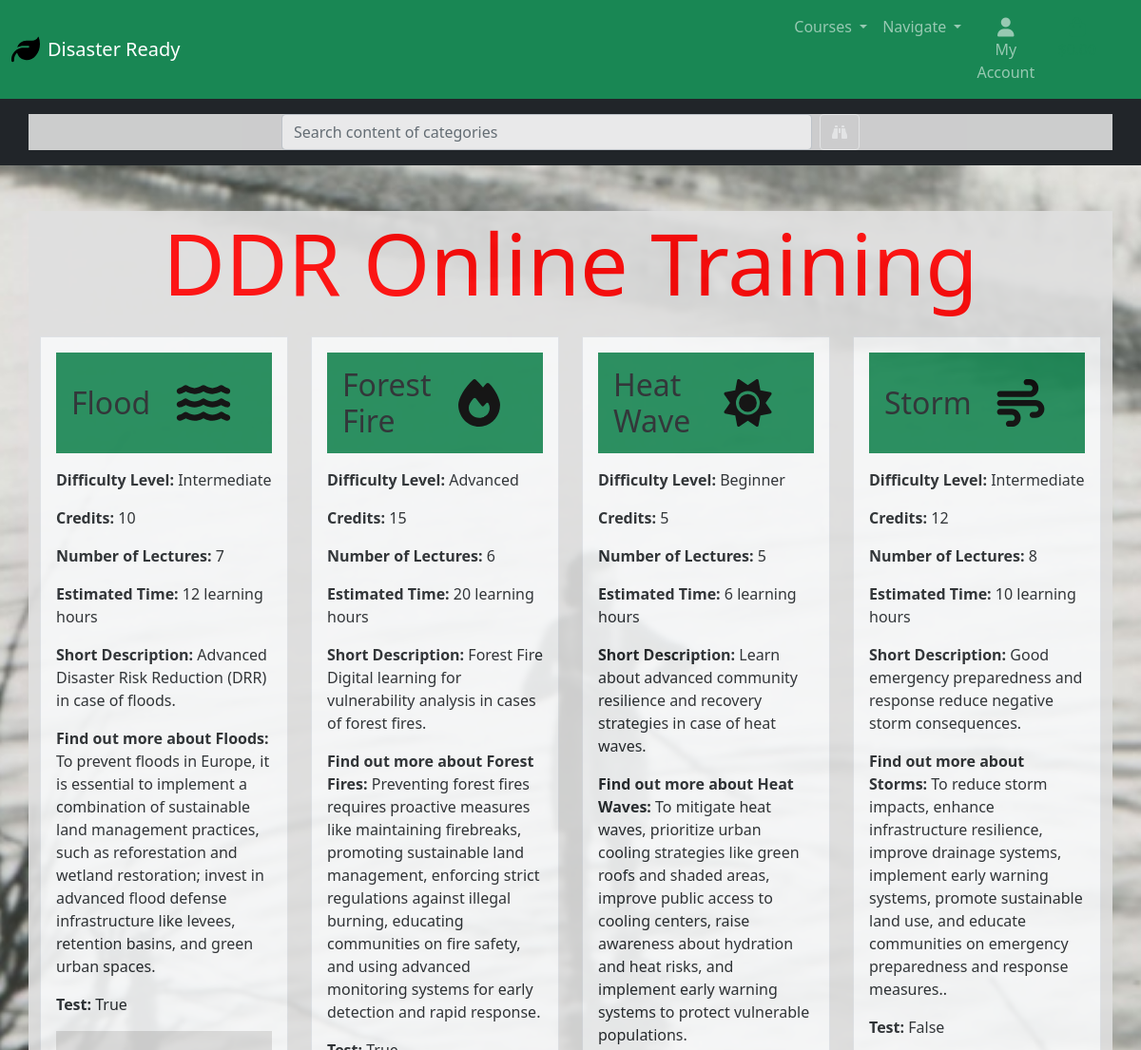
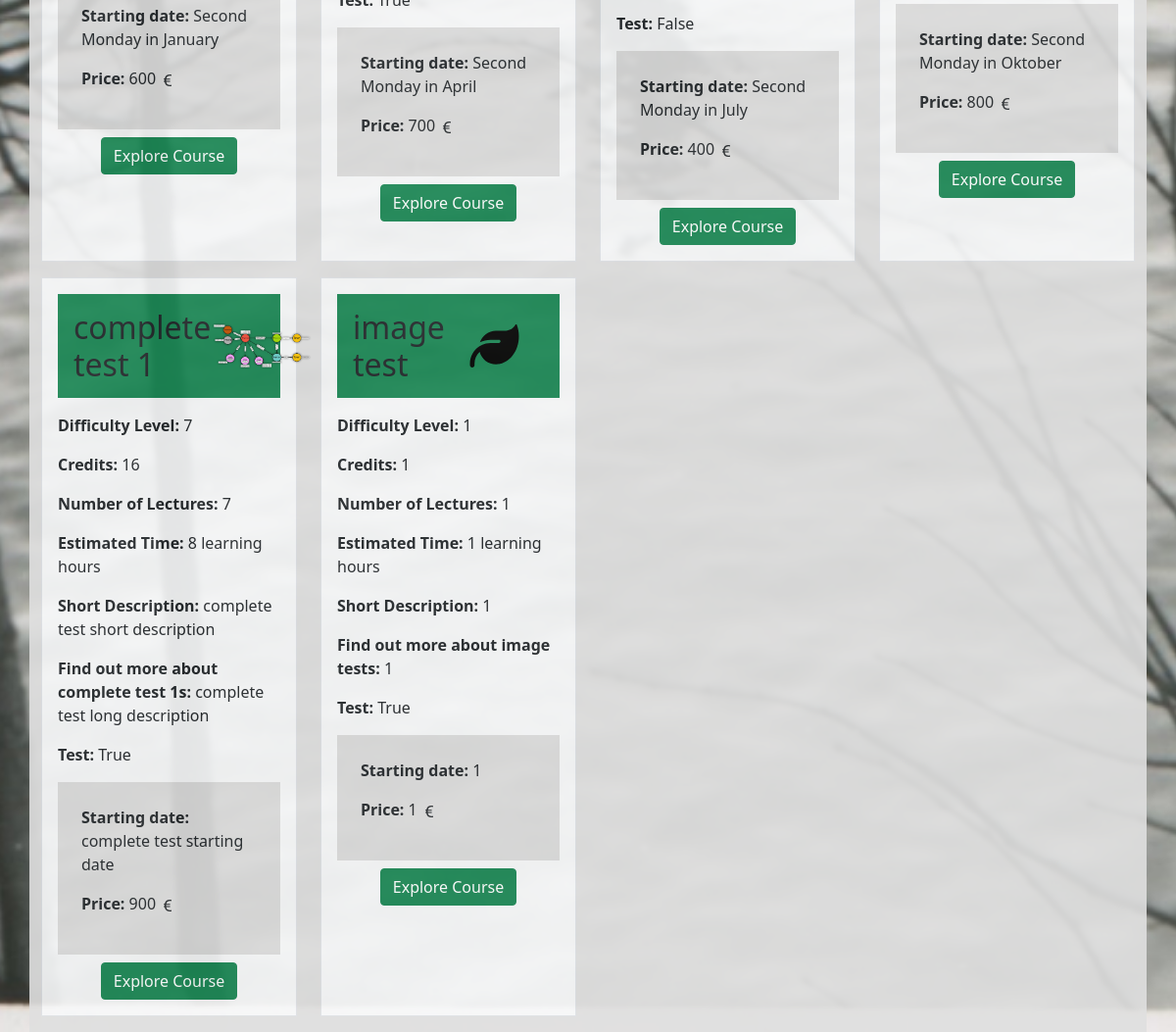
Page /categories/ on the committed database (2 pictures, top to bottom).
### products/models.py (models this page shows, shortened)
class Category(models.Model):
    name = models.CharField(max_length=50)
    friendly_name = models.CharField(max_length=100)
    difficulty_level = models.CharField(max_length=50)
    credits = models.IntegerField()
    number_of_lectures = models.IntegerField()
    est_time = models.IntegerField()
    short_description = models.TextField(max_length=255)
    long_description = models.TextField(max_length=1000)
    test = models.BooleanField(default=False)
    logo = models.ImageField(upload_to='logos/', null=True, blank=True)
    price = models.IntegerField(null=True, blank=True)
    starting_date = models.CharField(max_length=100, null=True, blank=True)

### products/views.py (the view)
# urls.py: path('', views.all_categories, name='categories'),
def all_categories(request):
    categories = Category.objects.all()
    context = {
        'categories': categories,
    }
    return render(request, 'products/categories.html', context)

### products/templates/products/categories.html (shortened to what this page needs)
{% extends "base.html" %}
{% load static %}
{% block content %}
<div class="categories-overlay">
    <div class="container my-5">
        <h1 class="text-center mb-4 categories-title">DDR Online Training</h1>
        <div class="row">
            {% for category in categories %}
            <div class="col-lg-3 col-md-6 col-sm-12 mb-3">
                <div class="p-3 bg-light border h-100">
                    <div class="d-flex justify-content-between align-items-center mb-3 bg-success p-3 courses-title">
                        <h2 class="mb-0">{{ category.name }}</h2>
                        {% if category.logo %}
                        <img class="w-100" src="{{ category.logo.url }}" alt="{{ category.name }}"
                            class="img-fluid ms-3" style="max-height: 50px;">
                        {% else %}
                        <img class="w-100" src="{{ MEDIA_URL }}noimage.svg" alt="{{ category.name }}"
                            class="img-fluid ms-3" style="max-height: 50px;">
                        {% endif %}
                    </div>
                    <p><strong>Difficulty Level:</strong> {{ category.difficulty_level }}</p>
                    <p><strong>Credits:</strong> {{ category.credits }}</p>
                    <p><strong>Number of Lectures:</strong> {{ category.number_of_lectures }}</p>
                    <p><strong>Estimated Time:</strong> {{ category.est_time }} learning hours</p>
                    <p><strong>Short Description:</strong> {{ category.short_description }}</p>
                    <p><strong>Find out more about {{ category.name }}s:</strong> {{ category.long_description }}</p>
                    <p><strong>Test:</strong> {{ category.test }}</p>
                    <div class="categories-price-date p-4">
                        <p><strong>Starting date:</strong> {{ category.starting_date }}</p>
                        <p><strong>Price:</strong> {{ category.price }} </p>
                    </div>
                    <div class="text-center">
                        <button class="btn btn-success mt-2">
                            <a href="{% url 'materials' category.id %}" class="text-white text-decoration-none">Explore
                                Course</a>
                        </button>
                    </div>
                </div>
            </div>
            {% endfor %}
        </div>
    </div>
</div>
{% endblock %}

### static/css/base.css (style rules this page uses)
html { height: 100%; }
body { background: url('/media/cover_photo.jpg') no-repeat center center fixed; background-size: cover; height: calc(100vh - 164px); color: #555; font-family: 'Lato'; }
.home-title, .categories-title { font-size: 90px; color: red; }
.courses-title { height: 106px; }
.categories-price-date { background-color: gainsboro; width: inherit; }
.container { background-color: rgb(223, 223, 223); opacity: 0.9; }

### rows in the picture
Category: name "Flood", logo (picture), difficulty_level "Intermediate", credits "10", number_of_lectures "7", est_time "12", short_description "Advanced Disaster Risk Reduction (DRR) in case of floods.", long_description "To prevent floods in Europe, it is essential to implement a combination of sustainable land management practices, such as reforestation and wetland restoration; invest in advanced flood defense infrastructure like levees, retention basins, and green urban spaces.", test "True", starting_date "Second Monday in January", price "600"
Category: name "Forest Fire", logo (picture), difficulty_level "Advanced", credits "15", number_of_lectures "6", est_time "20", short_description "Forest Fire Digital learning for vulnerability analysis in cases of forest fires.", long_description "Preventing forest fires requires proactive measures like maintaining firebreaks, promoting sustainable land management, enforcing strict regulations against illegal burning, educating communities on fire safety, and using advanced monitoring systems for early detection and rapid response.", test "True", starting_date "Second Monday in April", price "700"
Category: name "Heat Wave", logo (picture), difficulty_level "Beginner", credits "5", number_of_lectures "5", est_time "6", short_description "Learn about advanced community resilience and recovery strategies in case of heat waves.", long_description "To mitigate heat waves, prioritize urban cooling strategies like green roofs and shaded areas, improve public access to cooling centers, raise awareness about hydration and heat risks, and implement early warning systems to protect vulnerable populations.", test "False", starting_date "Second Monday in July", price "400"
Category: name "Storm", logo (picture), difficulty_level "Intermediate", credits "12", number_of_lectures "8", est_time "10", short_description "Good emergency preparedness and response reduce negative storm consequences.", long_description "To reduce storm impacts, enhance infrastructure resilience, improve drainage systems, implement early warning systems, promote sustainable land use, and educate communities on emergency preparedness and response measures..", test "False", starting_date "Second Monday in Oktober", price "800"
Category: name "complete test 1", logo (picture), difficulty_level "7", credits "16", number_of_lectures "7", est_time "8", short_description "complete test short description", long_description "complete test long description", test "True", starting_date "complete test starting date", price "900"
Category: name "image test", difficulty_level "1", credits "1", number_of_lectures "1", est_time "1", short_description "1", long_description "1", test "True", starting_date "1", price "1"
